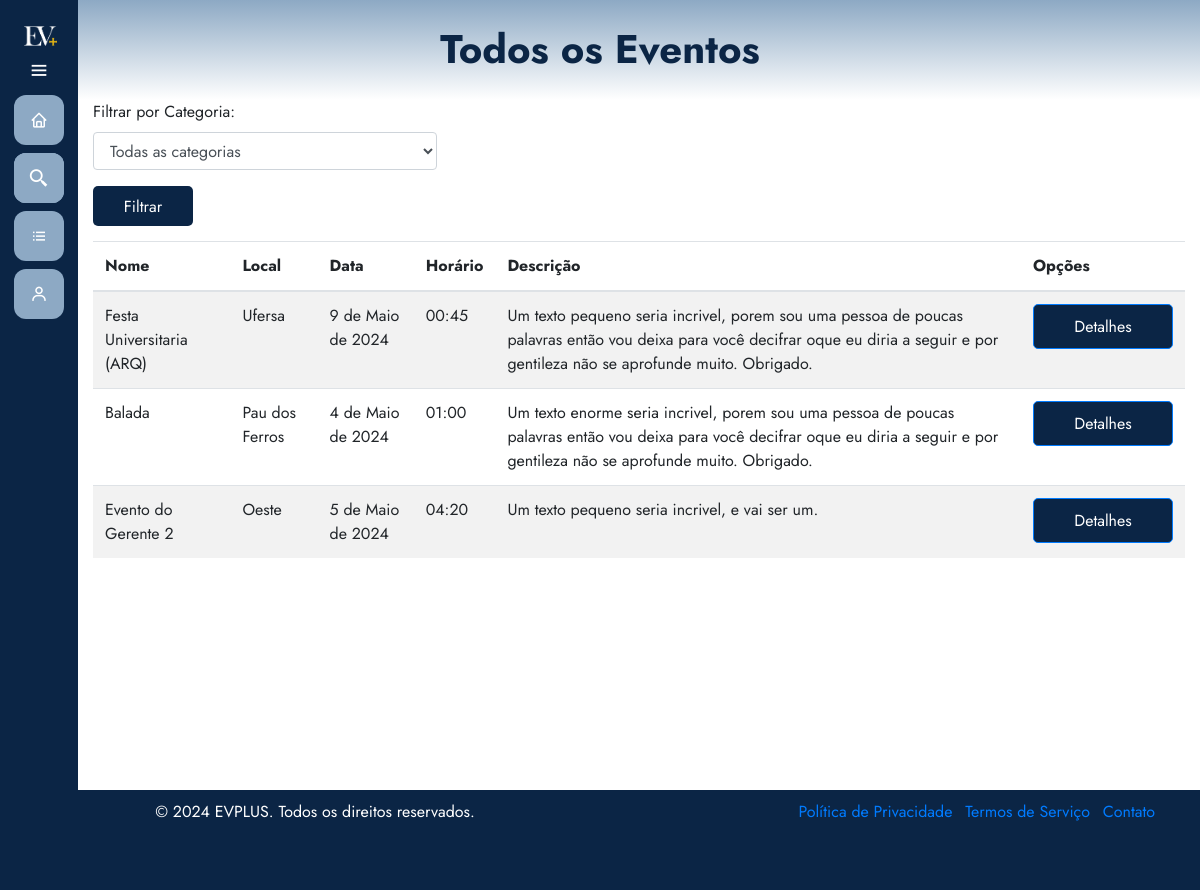
Before: /eventos/todos-eventos/ with the older database file.
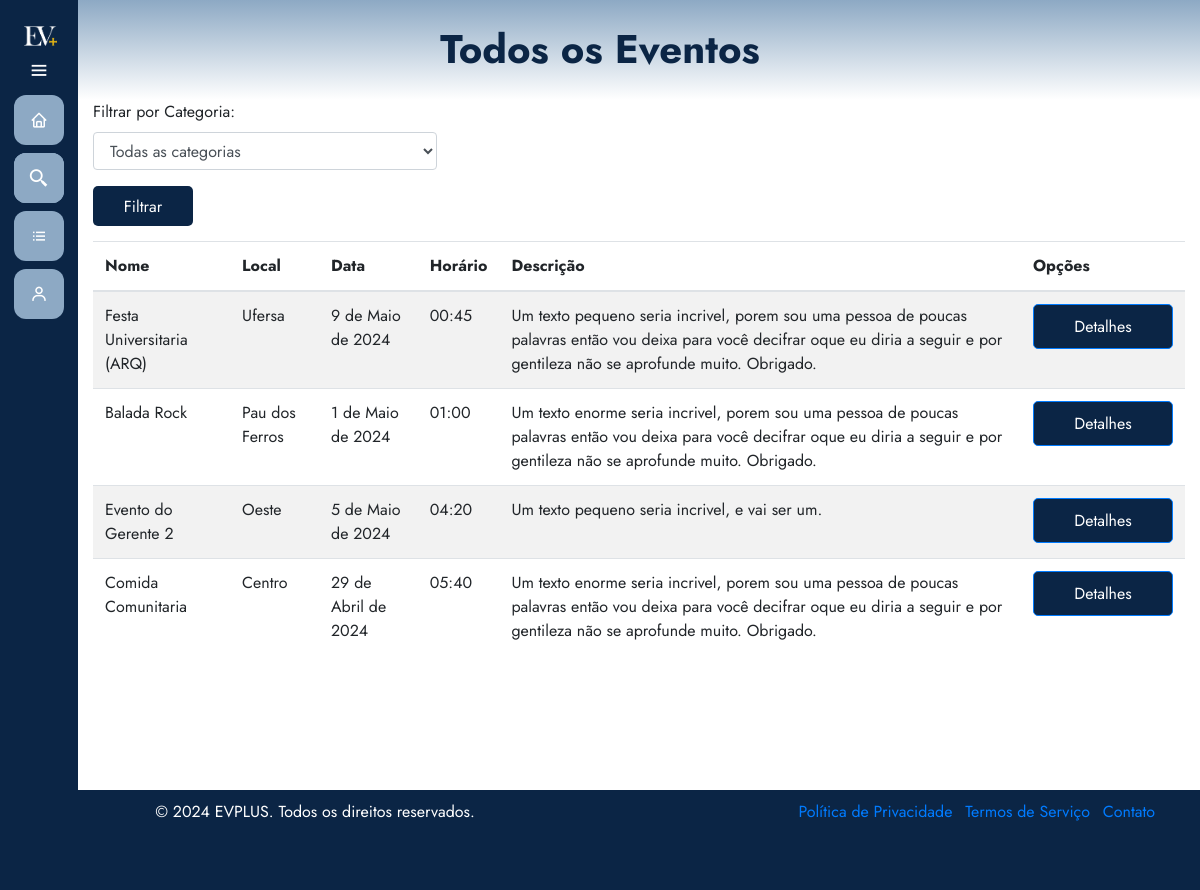
After: the same page with the newer database file.
### eventos/models.py (models this page shows, shortened)
class Evento(models.Model):
    user = models.ForeignKey(User, on_delete=models.CASCADE)
    clients = models.ManyToManyField(User, through='Inscricao', related_name='eventos')
    name = models.CharField(max_length=100)
    description = models.TextField()
    local = models.CharField(max_length=100)
    date = models.DateField()
    time = models.TimeField()
    category = models.CharField(max_length=100)
    banner = models.ImageField(upload_to='eventos', null=True, blank=True)

### eventos/views.py (the view)
# urls.py: path('todos-eventos/', views.listarTodosEventos, name='todos_eventos'),
def listarTodosEventos(request):
    exibir_sidebar = True
    categoria = request.GET.get('categoria')
    if categoria:
        eventosDisponiveis = Evento.objects.filter(category=categoria)
    else:
        eventosDisponiveis = Evento.objects.all()
    return render(request, 'todosEventos.html', {'eventos': eventosDisponiveis, 'exibir_sidebar': exibir_sidebar})

### eventos/templates/todosEventos.html (shortened to what this page needs)
{% extends 'base.html' %}
{% load static %}
{% block 'head' %}
    <link rel="stylesheet" href="{% static 'eventos/css/meuseventos.css' %}">
{% endblock %}
{% block 'dashboard' %}
    <div class="container">
        <div class="row">
            <div class="col-md-4">
                <form method="GET" action="{% url 'eventos:todos_eventos' %}">
                    <div class="form-group">
                        <label for="categoria">Filtrar por Categoria:</label>
                        <select class="form-control" id="categoria" name="categoria">
                            <option value="">Todas as categorias</option>
                        </select>
                    </div>
                    <button type="submit" class="btn btn-filter">Filtrar</button>
                </form>
            </div>
        </div>
        <div class="row">
            <div class="col-md-12">
                <div class="panel panel-default">
                    <div class="panel-body">
                        <div class="table-responsive">
                            <table class="table table-striped">
                                <thead>
                                    <tr>
                                        <th>Nome</th>
                                        <th>Local</th>
                                        <th>Data</th>
                                        <th>Horário</th>
                                        <th>Descrição</th>
                                        <th>Opções</th>
                                    </tr>
                                </thead>
                                <tbody>
                                    {% for evento in eventos %}
                                        <tr>
                                            <td>{{ evento.name }}</td>
                                            <td>{{ evento.local }}</td>
                                            <td>{{ evento.date }}</td>
                                            <td>{{ evento.time }}</td>
                                            <td>{{ evento.description }}</td>
                                            <td>
                                                <a href="{% url 'eventos:detalhes_evento' evento.id %}" class="btn btn-primary">Detalhes</a>
                                            </td>
                                        </tr>
                                    {% endfor %}
                                </tbody>
                            </table>
                        </div>
                    </div>
                </div>
            </div>
        </div>
    </div>
{% endblock %}

### templates/base.html (shortened to what this page needs)
{% load static %}
<!doctype html>
<html lang="pt-BR">
<head>
  <link rel="stylesheet" href="https://cdn.jsdelivr.net/npm/bootstrap@4.6.1/dist/css/bootstrap.min.css">
  <link rel="stylesheet" href="{% static 'general/css/base.css' %}">
  <link rel="stylesheet" href="{% static 'general/css/general.css' %}">
  <link href='https://unpkg.com/boxicons@2.0.7/css/boxicons.min.css' rel='stylesheet'>
  {% block 'head' %}{% endblock %}
</head>
<body>
  <div class="page-topo" id="page-topo">
    <h1 class="main-title" id="page-topo-title"></h1>
  </div>
  {% if exibir_sidebar %}
  <div class="sidebar">
    <a href="{% url 'home' %}">
      <div class="logo-details">
          <img src="{% static 'images/LOGO.png' %}" alt="Logo" class="logo">
        </a>
          <i class='bx bx-menu' id="btn" ></i>
      </div>
      <ul class="nav-list">
      <li>
        <a href="{% url 'home' %}">
          <i class='bx bx-home'></i>
        </a>
      </li>
      <li>
      <a href="#">
        <i class='bx bx-search-alt-2 bx-search'></i>
      </a>
      </li>
      <li>
        <a href="{% url 'eventos:todos_eventos' %}">
          <i class='bx bx-list-ul'></i>
        </a>
      </li>
      <li>
        <a href="{% url 'conta' %}">
          <i class='bx bx-user'></i>
        </a>
      </li>
    </ul>
  {% endif %}
  <section class="home-section">
    {% block 'dashboard' %}
    {% endblock %}
  </section>
  <footer class="footer">
    <div class="container">
        <div class="row">
            <div class="col-md-6">
                <p>&copy; 2024 EVPLUS. Todos os direitos reservados.</p>
            </div>
            <div class="col-md-6 text-md-right">
                <ul class="list-inline">
                    <li class="list-inline-item"><a href="#">Política de Privacidade</a></li>
                    <li class="list-inline-item"><a href="#">Termos de Serviço</a></li>
                    <li class="list-inline-item"><a href="#">Contato</a></li>
                </ul>
            </div>
        </div>
    </div>
  </footer>
</body>
</html>

### templates/static/general/css/base.css (style rules this page uses)
* { margin: 0; padding: 0; box-sizing: border-box; font-family: "Jost" , sans-serif; }
.main-title { position: relative; color: var(--dark-color); font-size: 40px; top: 25px; font-weight: bold; text-align: center; z-index: 3; }
.page-topo { position: relative; width: 100%; height: 100px; background-image: linear-gradient(to bottom, var(--main-color), white); z-index: 2; }
.sidebar { position: fixed; left: 0; top: 0; height: 100%; width: 78px; background: var(--dark-color); padding: 6px 14px; z-index: 99; transition: all 0.5s ease; }
.sidebar .logo-details { height: 60px; display: flex; align-items: center; position: relative; }
.sidebar .logo-details #btn { position: absolute; top: 50%; right: 0; transform: translateY(-50%); font-size: 22px; transition: all 0.4s ease; font-size: 23px; text-align: center; cursor: pointer; transition: all 0.5s ease; }
.sidebar i { color: #fff; height: 60px; min-width: 50px; font-size: 28px; text-align: center; line-height: 60px; }
.sidebar .nav-list { margin-top: 20px; height: 100%; }
.sidebar li { position: relative; margin: 8px 0; list-style: none; }
.sidebar .bx-search { position: relative; transform: translateY(-50%); font-size: 22px; background: var(--main-color); color: #FFF; margin-top: 25px; margin-bottom: -25px; }
.sidebar li a { display: flex; height: 100%; width: 100%; border-radius: 12px; align-items: center; text-decoration: none; transition: all 0.4s ease; background: var(--main-color); }
.sidebar li i { height: 50px; line-height: 50px; font-size: 18px; border-radius: 12px; }
.home-section { position: relative; min-height: 80vh; top: 0; background: white; left: 78px; width: calc(100% - 78px); transition: all 0.5s ease; z-index: 2; }
.logo-details { position: relative; top: 0; left: 0; background-color: var(--dark-color); padding: 5px 14px 25px 10px; z-index: 1000; }
.logo { max-height: 20px; transition: max-height 0.5s ease; }
.sidebar { padding-top: 15px; }
.sidebar .logo-details #btn { position: absolute; top: 55px; right: 0px; font-size: 22px; transition: all 0.4s ease; text-align: center; cursor: pointer; }
.footer { position: relative; bottom: 0; width: 100%; height: 100px; background-color: var(--dark-color); color: white; text-align: center; padding-top: 10px; z-index: 1000; margin-top: 50px; }

### templates/static/general/css/general.css (style rules this page uses)
:root { --main-color: #8da9c4; --dark-color: #0b2545; --light-color: #eef4ed; --contrast-color: #467afd; --differential-color: #134074; }

### templates/static/eventos/css/meuseventos.css (style rules this page uses)
.btn-primary { height: 45px; width: 140px; background-color: var(--dark-color); padding: 10px; border-radius: 5px; color: white; }
.btn-filter { height: 40px; width: 100px; background-color: var(--dark-color); padding: 8px; border-radius: 5px; color: white; margin-bottom: 15px; }

Changed rows visible on the page:
changed Evento "Pau dos Ferros": name "Balada" → "Balada Rock"; date "4 de Maio de 2024" → "1 de Maio de 2024"
added Evento: name "Comida Comunitaria", local "Centro", date "29 de Abril de 2024", time "05:40", description "Um texto enorme seria incrivel, porem sou uma pessoa de poucas palavras então vou deixa para você decifrar oque eu diria a seguir e por gentileza não se aprofunde muito. Obrigado."
